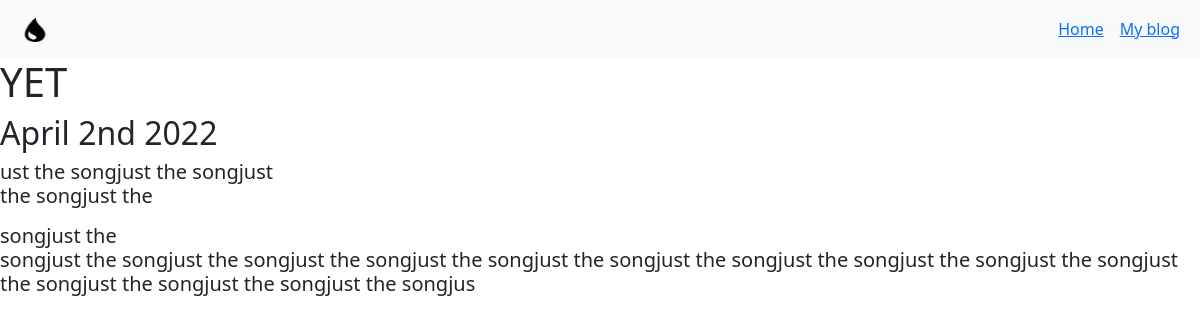
Page /blog/3/ on the committed database.
### blog/models.py (models this page shows, shortened)
class Blog_post(models.Model):
    title = models.CharField(max_length = 100)
    date = models.DateField(default=datetime.date.today) #auto_now=False, auto_now_add=True)
    description = models.TextField(max_length = 1000, default='')
    url = models.URLField(blank=True)

### blog/views.py (the view)
# urls.py: path('<int:blog_id>/', views.detail, name='detail'),
def detail(request, blog_id):
    blog = get_object_or_404(Blog_post, pk = blog_id)
    return render(request, 'blog/detail.html',{'blog':blog})

### blog/templates/blog/detail.html
{% extends 'portfolio/base.html' %}
{% block content %}
<div>
<h1>{{ blog.title }}</h1>
<h2>{{ blog.date|date:'F jS Y' }}</h2>
<h5>{{ blog.description|safe }}</h5>
</div>
{% endblock %}

### portfolio/templates/portfolio/base.html (shortened to what this page needs)
<!doctype html>
<html lang="en">
  <head>
    <link href="https://cdn.jsdelivr.net/npm/bootstrap@5.1.3/dist/css/bootstrap.min.css" rel="stylesheet">
    </head>
  <body>
  {% load static %}
<nav class="navbar navbar-light bg-light">
  <div class="container-fluid">
    <div class="p-2 flex-grow-1 bd-highlight">
      <img src="{% static 'portfolio/teardrop.png' %}" alt="" width="30" height="24">
    </div>
    <div class="p-2 bd-highlight">
      <a href="{% url 'home' %}">Home</a>
    </div>
    <div class="p-2 bd-highlight">
      <a href="{% url 'blog:all_blogs' %}">My blog</a>
    </div>
  </div>
</nav>
{% block content %}{% endblock %}
  </body>
</html>

### rows in the picture
Blog_post: title "YET", date "April 2nd 2022", description "ust the songjust the songjust the songjust the songjust the songjust the songjust the songjust the songjust the songjust the songjust the songjust the songjust the songjust the songjust the songjust the songjust the songjust the songjus"
